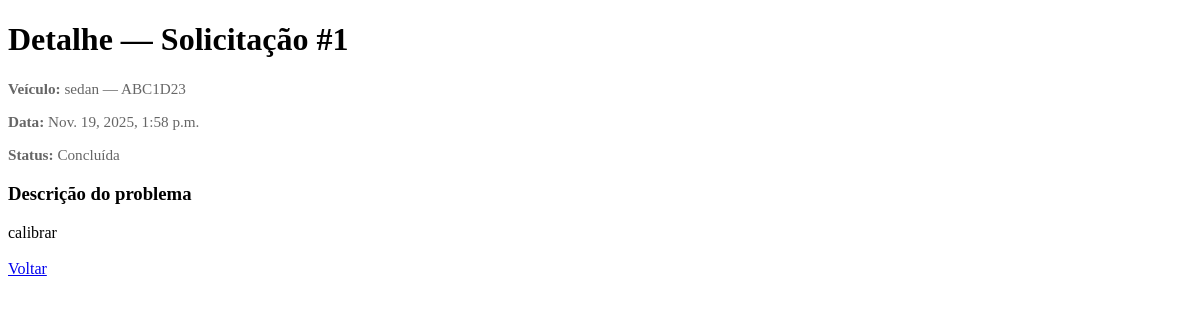
The page /frotas/manutencoes/1/ on the database its author committed.
### frotas/models.py (models this page shows, shortened)
class SolicitacaoManutencao(models.Model):
    veiculo = models.ForeignKey(Veiculo, on_delete=models.CASCADE)
    descricao_problema = models.TextField()
    data_solicitacao = models.DateTimeField(auto_now_add=True)
    concluida = models.BooleanField(default=False)

class Veiculo(models.Model):
    modelo = models.CharField(max_length=100)
    placa = models.CharField(max_length=10)
    ano = models.IntegerField()
    km_atual = models.FloatField(default=0)
    disponivel = models.BooleanField(default=True)

### frotas/views.py (the view)
# urls.py: path('manutencoes/<int:pk>/', views.detalhe_manutencao, name='detalhe_manutencao'),
def detalhe_manutencao(request, pk):
    manut = get_object_or_404(SolicitacaoManutencao, pk=pk)
    return render(request, 'manutencoes/detalhe_manutencao.html', {'manut': manut})

### frotas/templates/manutencoes/detalhe_manutencao.html (shortened to what this page needs)
{% load static %}
<!DOCTYPE html>
<html lang="pt-br">
<head>
  <link rel="stylesheet" href="{% static 'css/manutencoes.css' %}">
</head>
<body>
  <div class="container">
    <h1>Detalhe — Solicitação #{{ manut.id }}</h1>
    <p class="meta"><strong>Veículo:</strong> {{ manut.veiculo.modelo }} — {{ manut.veiculo.placa }}</p>
    <p class="meta"><strong>Data:</strong> {{ manut.data_solicitacao }}</p>
    <p class="meta"><strong>Status:</strong>
      {% if manut.concluida %}
        <span class="status-concluida">Concluída</span>
      {% else %}
        <span class="status-pendente">Pendente</span>
      {% endif %}
    </p>
    <h3>Descrição do problema</h3>
    <div class="descricao">{{ manut.descricao_problema }}</div>
    <div class="actions">
      <a href="{% url 'listar_manutencoes' %}" class="btn btn-detalhes">Voltar</a>
    </div>
  </div>
</body>
</html>

### frotas/templates/manutencoes/detalhe_manutencao.html (style rules this page uses)
.meta { color: #666; font-size: 0.95rem; margin-bottom: 8px; }
.descricao { white-space: pre-wrap; margin: 12px 0; }
.actions { margin-top: 18px; display:flex; gap:10px; }

### rows shown on the page
SolicitacaoManutencao: id "1", veiculo.modelo "sedan", veiculo.placa "ABC1D23", data_solicitacao "Nov. 19, 2025, 1:58 p.m.", descricao_problema "calibrar"
